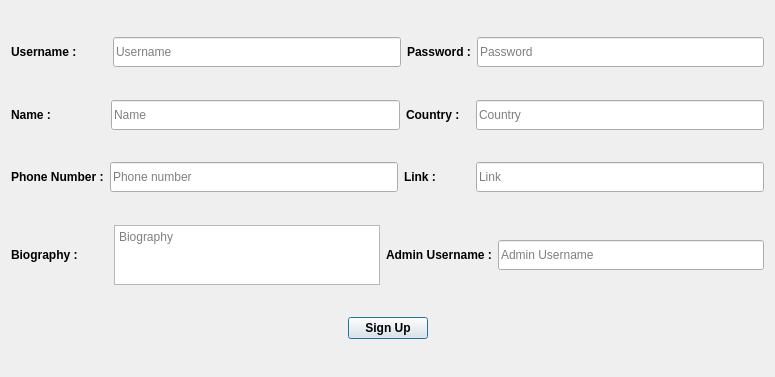
<?xml version="1.0" encoding="UTF-8"?>
<ui version="4.0">
 <class>O_Signup</class>
 <widget class="QDialog" name="O_Signup">
  <property name="geometry">
   <rect>
    <x>0</x>
    <y>0</y>
    <width>775</width>
    <height>377</height>
   </rect>
  </property>
  <property name="windowTitle">
   <string>Sign Up</string>
  </property>
  <layout class="QVBoxLayout" name="verticalLayout">
   <item>
    <spacer name="verticalSpacer_6">
     <property name="orientation">
      <enum>Qt::Vertical</enum>
     </property>
     <property name="sizeHint" stdset="0">
      <size>
       <width>20</width>
       <height>40</height>
      </size>
     </property>
    </spacer>
   </item>
   <item>
    <layout class="QHBoxLayout" name="horizontalLayout">
     <item>
      <widget class="QLabel" name="lbl_username">
       <property name="sizePolicy">
        <sizepolicy hsizetype="Fixed" vsizetype="Preferred">
         <horstretch>0</horstretch>
         <verstretch>0</verstretch>
        </sizepolicy>
       </property>
       <property name="font">
        <font>
         <bold>true</bold>
        </font>
       </property>
       <property name="text">
        <string>Username :         </string>
       </property>
      </widget>
     </item>
     <item>
      <widget class="QLineEdit" name="txt_username">
       <property name="sizePolicy">
        <sizepolicy hsizetype="Preferred" vsizetype="Preferred">
         <horstretch>0</horstretch>
         <verstretch>0</verstretch>
        </sizepolicy>
       </property>
       <property name="minimumSize">
        <size>
         <width>0</width>
         <height>30</height>
        </size>
       </property>
       <property name="placeholderText">
        <string>Username</string>
       </property>
      </widget>
     </item>
     <item>
      <widget class="QLabel" name="lbl_password">
       <property name="sizePolicy">
        <sizepolicy hsizetype="Fixed" vsizetype="Preferred">
         <horstretch>0</horstretch>
         <verstretch>0</verstretch>
        </sizepolicy>
       </property>
       <property name="font">
        <font>
         <bold>true</bold>
        </font>
       </property>
       <property name="text">
        <string>Password :</string>
       </property>
      </widget>
     </item>
     <item>
      <widget class="QLineEdit" name="txt_password">
       <property name="sizePolicy">
        <sizepolicy hsizetype="Preferred" vsizetype="Preferred">
         <horstretch>0</horstretch>
         <verstretch>0</verstretch>
        </sizepolicy>
       </property>
       <property name="minimumSize">
        <size>
         <width>0</width>
         <height>0</height>
        </size>
       </property>
       <property name="maximumSize">
        <size>
         <width>16777215</width>
         <height>30</height>
        </size>
       </property>
       <property name="echoMode">
        <enum>QLineEdit::Password</enum>
       </property>
       <property name="placeholderText">
        <string>Password</string>
       </property>
      </widget>
     </item>
    </layout>
   </item>
   <item>
    <spacer name="verticalSpacer_5">
     <property name="orientation">
      <enum>Qt::Vertical</enum>
     </property>
     <property name="sizeHint" stdset="0">
      <size>
       <width>20</width>
       <height>40</height>
      </size>
     </property>
    </spacer>
   </item>
   <item>
    <layout class="QHBoxLayout" name="horizontalLayout_2">
     <item>
      <widget class="QLabel" name="lbl_name">
       <property name="sizePolicy">
        <sizepolicy hsizetype="Fixed" vsizetype="Preferred">
         <horstretch>0</horstretch>
         <verstretch>0</verstretch>
        </sizepolicy>
       </property>
       <property name="font">
        <font>
         <bold>true</bold>
        </font>
       </property>
       <property name="text">
        <string>Name :                </string>
       </property>
      </widget>
     </item>
     <item>
      <widget class="QLineEdit" name="txt_name">
       <property name="sizePolicy">
        <sizepolicy hsizetype="Preferred" vsizetype="Preferred">
         <horstretch>0</horstretch>
         <verstretch>0</verstretch>
        </sizepolicy>
       </property>
       <property name="minimumSize">
        <size>
         <width>0</width>
         <height>0</height>
        </size>
       </property>
       <property name="maximumSize">
        <size>
         <width>16777215</width>
         <height>30</height>
        </size>
       </property>
       <property name="placeholderText">
        <string>Name</string>
       </property>
      </widget>
     </item>
     <item>
      <widget class="QLabel" name="lbl_country">
       <property name="sizePolicy">
        <sizepolicy hsizetype="Fixed" vsizetype="Preferred">
         <horstretch>0</horstretch>
         <verstretch>0</verstretch>
        </sizepolicy>
       </property>
       <property name="font">
        <font>
         <bold>true</bold>
        </font>
       </property>
       <property name="text">
        <string>Country :   </string>
       </property>
      </widget>
     </item>
     <item>
      <widget class="QLineEdit" name="txt_country">
       <property name="sizePolicy">
        <sizepolicy hsizetype="Preferred" vsizetype="Preferred">
         <horstretch>0</horstretch>
         <verstretch>0</verstretch>
        </sizepolicy>
       </property>
       <property name="minimumSize">
        <size>
         <width>0</width>
         <height>30</height>
        </size>
       </property>
       <property name="maximumSize">
        <size>
         <width>16777215</width>
         <height>30</height>
        </size>
       </property>
       <property name="placeholderText">
        <string>Country</string>
       </property>
      </widget>
     </item>
    </layout>
   </item>
   <item>
    <spacer name="verticalSpacer_4">
     <property name="orientation">
      <enum>Qt::Vertical</enum>
     </property>
     <property name="sizeHint" stdset="0">
      <size>
       <width>20</width>
       <height>40</height>
      </size>
     </property>
    </spacer>
   </item>
   <item>
    <layout class="QHBoxLayout" name="horizontalLayout_3">
     <item>
      <widget class="QLabel" name="lbl_phonenumber">
       <property name="sizePolicy">
        <sizepolicy hsizetype="Fixed" vsizetype="Preferred">
         <horstretch>0</horstretch>
         <verstretch>0</verstretch>
        </sizepolicy>
       </property>
       <property name="font">
        <font>
         <bold>true</bold>
        </font>
       </property>
       <property name="text">
        <string>Phone Number :</string>
       </property>
      </widget>
     </item>
     <item>
      <widget class="QLineEdit" name="txt_phonenumber">
       <property name="sizePolicy">
        <sizepolicy hsizetype="Preferred" vsizetype="Preferred">
         <horstretch>0</horstretch>
         <verstretch>0</verstretch>
        </sizepolicy>
       </property>
       <property name="minimumSize">
        <size>
         <width>0</width>
         <height>0</height>
        </size>
       </property>
       <property name="maximumSize">
        <size>
         <width>16777215</width>
         <height>30</height>
        </size>
       </property>
       <property name="placeholderText">
        <string>Phone number</string>
       </property>
      </widget>
     </item>
     <item>
      <widget class="QLabel" name="lbl_link">
       <property name="sizePolicy">
        <sizepolicy hsizetype="Fixed" vsizetype="Preferred">
         <horstretch>0</horstretch>
         <verstretch>0</verstretch>
        </sizepolicy>
       </property>
       <property name="font">
        <font>
         <bold>true</bold>
        </font>
       </property>
       <property name="text">
        <string>Link :          </string>
       </property>
      </widget>
     </item>
     <item>
      <widget class="QLineEdit" name="txt_link">
       <property name="sizePolicy">
        <sizepolicy hsizetype="Preferred" vsizetype="Preferred">
         <horstretch>0</horstretch>
         <verstretch>0</verstretch>
        </sizepolicy>
       </property>
       <property name="minimumSize">
        <size>
         <width>0</width>
         <height>30</height>
        </size>
       </property>
       <property name="maximumSize">
        <size>
         <width>16777215</width>
         <height>30</height>
        </size>
       </property>
       <property name="placeholderText">
        <string>Link</string>
       </property>
      </widget>
     </item>
    </layout>
   </item>
   <item>
    <spacer name="verticalSpacer_3">
     <property name="orientation">
      <enum>Qt::Vertical</enum>
     </property>
     <property name="sizeHint" stdset="0">
      <size>
       <width>20</width>
       <height>40</height>
      </size>
     </property>
    </spacer>
   </item>
   <item>
    <layout class="QHBoxLayout" name="horizontalLayout_4">
     <item>
      <widget class="QLabel" name="lbl_biography">
       <property name="sizePolicy">
        <sizepolicy hsizetype="Fixed" vsizetype="Preferred">
         <horstretch>0</horstretch>
         <verstretch>0</verstretch>
        </sizepolicy>
       </property>
       <property name="font">
        <font>
         <bold>true</bold>
        </font>
       </property>
       <property name="text">
        <string>Biography :         </string>
       </property>
      </widget>
     </item>
     <item>
      <widget class="QTextEdit" name="txt_biography">
       <property name="sizePolicy">
        <sizepolicy hsizetype="Preferred" vsizetype="Preferred">
         <horstretch>0</horstretch>
         <verstretch>0</verstretch>
        </sizepolicy>
       </property>
       <property name="maximumSize">
        <size>
         <width>16777215</width>
         <height>60</height>
        </size>
       </property>
       <property name="placeholderText">
        <string>Biography</string>
       </property>
      </widget>
     </item>
     <item>
      <widget class="QLabel" name="lbl_adminusername">
       <property name="sizePolicy">
        <sizepolicy hsizetype="Fixed" vsizetype="Preferred">
         <horstretch>0</horstretch>
         <verstretch>0</verstretch>
        </sizepolicy>
       </property>
       <property name="font">
        <font>
         <bold>true</bold>
        </font>
       </property>
       <property name="text">
        <string>Admin Username :</string>
       </property>
      </widget>
     </item>
     <item>
      <widget class="QLineEdit" name="txt_adminusername">
       <property name="sizePolicy">
        <sizepolicy hsizetype="Preferred" vsizetype="Preferred">
         <horstretch>0</horstretch>
         <verstretch>0</verstretch>
        </sizepolicy>
       </property>
       <property name="minimumSize">
        <size>
         <width>0</width>
         <height>0</height>
        </size>
       </property>
       <property name="maximumSize">
        <size>
         <width>16777215</width>
         <height>30</height>
        </size>
       </property>
       <property name="placeholderText">
        <string>Admin Username</string>
       </property>
      </widget>
     </item>
    </layout>
   </item>
   <item>
    <spacer name="verticalSpacer_2">
     <property name="orientation">
      <enum>Qt::Vertical</enum>
     </property>
     <property name="sizeHint" stdset="0">
      <size>
       <width>20</width>
       <height>40</height>
      </size>
     </property>
    </spacer>
   </item>
   <item>
    <layout class="QHBoxLayout" name="horizontalLayout_5">
     <item>
      <spacer name="horizontalSpacer">
       <property name="orientation">
        <enum>Qt::Horizontal</enum>
       </property>
       <property name="sizeHint" stdset="0">
        <size>
         <width>40</width>
         <height>20</height>
        </size>
       </property>
      </spacer>
     </item>
     <item>
      <widget class="QPushButton" name="btn_signup">
       <property name="font">
        <font>
         <bold>true</bold>
        </font>
       </property>
       <property name="text">
        <string>Sign Up</string>
       </property>
      </widget>
     </item>
     <item>
      <spacer name="horizontalSpacer_2">
       <property name="orientation">
        <enum>Qt::Horizontal</enum>
       </property>
       <property name="sizeHint" stdset="0">
        <size>
         <width>40</width>
         <height>20</height>
        </size>
       </property>
      </spacer>
     </item>
    </layout>
   </item>
   <item>
    <spacer name="verticalSpacer">
     <property name="orientation">
      <enum>Qt::Vertical</enum>
     </property>
     <property name="sizeHint" stdset="0">
      <size>
       <width>20</width>
       <height>40</height>
      </size>
     </property>
    </spacer>
   </item>
  </layout>
 </widget>
 <resources/>
 <connections/>
</ui>
